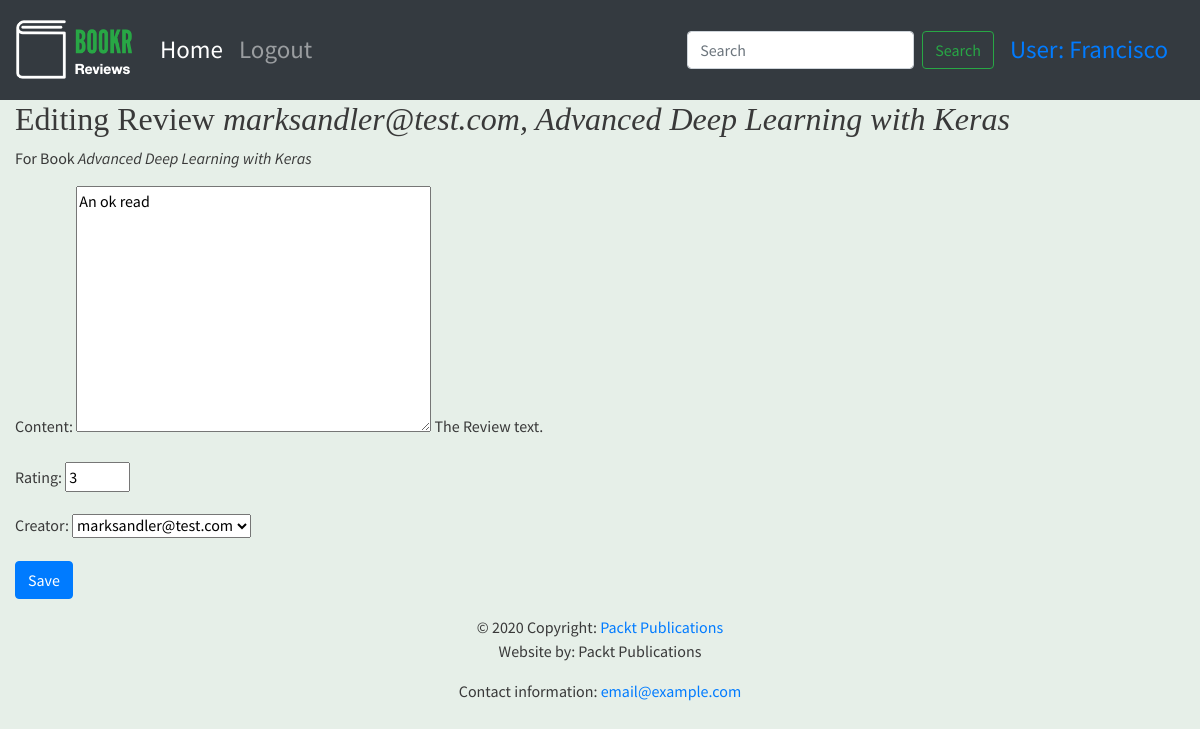
The app's page /books/1/reviews/2 (signed in) with its own data.
### reviews/models.py (models this page shows, shortened)
class Review(models.Model):
    content = models.TextField(help_text="The Review text.")
    rating = models.IntegerField(help_text="The rating the reviewer has given.")
    date_created = models.DateTimeField(auto_now_add=True, help_text="The date and the time the review was created.")
    date_edited=models.DateTimeField(auto_now_add=True, help_text="The date and the time the review was last edited")
    creator = models.ForeignKey(auth.get_user_model(), on_delete=models.CASCADE)
    book = models.ForeignKey(Book, on_delete=models.CASCADE, help_text="The Book that this review is for.")
    def __str__(self):
        return f"{self.creator.username}, {self.book.title}"

class Book(models.Model):
    title = models.CharField(max_length=70, help_text="The title of the book.")
    publication_date = models.DateField(verbose_name="Date the book was published.")
    isbn = models.CharField(max_length=20, verbose_name="ISBN umber of the book.")
    publisher = models.ForeignKey(Publisher, on_delete=models.CASCADE)
    contributors = models.ManyToManyField('Contributor', through="BookContributor")
    cover = models.ImageField(upload_to="book_covers/", null=True, blank=True)
    sample = models.FileField(upload_to="book_samples/", null=True, blank=True)

### reviews/views.py (the view)
# urls.py: path('books/<int:book_pk>/reviews/<int:review_pk>', views.review_edit, name='review_edit'),
@login_required
def review_edit(request, book_pk, review_pk=None):
    book = get_object_or_404(Book, pk=book_pk)
    if review_pk is not None:
        review = get_object_or_404(Review, book_id=book_pk, pk=review_pk)
        user = request.user   # Logic to the view that requires that the user be either a staff user or the owner of the review.
        if not user.is_staff and review.creator.id != user.id:
            raise PermissionDenied
    else:
        review = None
    if request.method == "POST":
        form = ReviewForm(request.POST, instance=review)
        if form.is_valid():
            updated_review = form.save(commit=False)
            updated_review.book = book
        if review_pk is None:
            messages.success(request, f"Review for {book.title} was created.")
        else:
            updated_review.date_edited = timezone.now()
            messages.success(request, f"Review for {book.title} was updated.")
            updated_review.save()
        return redirect('book_details', book.pk)
    else:
        form = ReviewForm(instance=review)
    return render(request, "reviews/instance-form.html", {"form": form, "instance": review, "model_type": "Review", "related_model_type": "Book", "related_instance": book})

### reviews/forms.py
class ReviewForm(forms.ModelForm):
    rating = forms.IntegerField(min_value=0, max_value=5)
    class Meta:
        model = Review
        exclude = ("book", "date_edited")

### reviews/templates/reviews/instance-form.html (shortened to what this page needs)
{% extends 'reviews/base.html' %}
{% block content %}
<h2>
    {% if instance %}
        Editing {{ model_type }} <em>{{ instance }}</em>
    {% else %}
        New {{ model_type }}
    {% endif %}
</h2>
{% if related_model_type and related_instance %}
<p>For {{ related_model_type }} <em>{{ related_instance.title }}</em></p>
{% endif %}
    <form method="post" {% if is_file_upload %}enctype="multipart/form-data"{% endif %}>
        {{ form.as_p }}
        <button type="submit" class="btn btn-primary">
            {% if instance %}Save{% else %}Create{% endif %}
        </button>
    </form>
{% endblock %}

### templates/base.html (shortened to what this page needs)
<!doctype html>
{% load static %}
<html lang="en">
  <head>
    <link rel="stylesheet" href="https://stackpath.bootstrapcdn.com/bootstrap/4.4.1/css/bootstrap.min.css">
    <link rel="stylesheet" href="https://cdnjs.cloudflare.com/ajax/libs/font-awesome/4.7.0/css/font-awesome.min.css">
    <link rel="stylesheet" href="{% static 'main.css' %}"/>
  </head>
  <body>
        <nav class="navbar navbar-expand-sm navbar-dark bg-dark sticky-top">
          <a class="navbar-brand" href="/">{% block brand %}<img src="{% static 'logo.png' %}">{% endblock %}</a>
          <div class="collapse navbar-collapse" id="navbarSupportedContent">
            <ul class="navbar-nav mr-auto">
              <li class="nav-item active">
                <a class="nav-link" href="/books/">Home <span class="sr-only">(current)</span></a>
              </li>
              {% if user.is_authenticated %}
                <li class="nav-item">
                  <a class="nav-link" href="/accounts/logout">Logout</a>
                </li>
                {% else %}
                <li class="nav-item">
                  <a class="nav-link" href="/accounts/login">Login</a>
                </li>
              {% endif %}
            </ul>
            <form action="{% url 'book-search' %}" class="form-inline my-2 my-lg-0">
              <input class="form-control mr-sm-2" type="search" placeholder="Search" aria-label="Search" name="search" value="{{ search_text }}" minlength="3">
              <button class="btn btn-outline-success my-2 my-sm-0" type="submit">Search</button>
              {% if user.is_authenticated %}
              <a class="nav-link" href="/accounts/profile/">User: {{ user.first_name }}</a>
              {% endif %}
            </form>
          </div>
        </nav>
        <div class="container-fluid">
        {% block content %}{% endblock %}
        </div>
  <footer class="page-footer font-small blue">
    <div class="footer-copyright text-center py-3">© 2020 Copyright:
      <a href="https://www.packtpub.com"> Packt Publications</a>
      <p>Website by: Packt Publications</p>
      <p>Contact information: <a href="mailto:email@example.com">email@example.com</a></p>
    </div>
  </footer>
  </body>
</html>

### static/main.css (style rules this page uses)
.navbar { min-height: 100px; font-size: 25px; }
.navbar-brand { font-size: 25px; }
body { font-family: 'Source Sans Pro', sans-serif; background-color: #e6efe8; color: #393939; }
h1, h2, h3, h4, h5, h6 { font-family: 'Libre Baskerville', serif; }

### records on screen
Review: creator+book "marksandler@test.com, Advanced Deep Learning with Keras", content "An ok read", rating "3", creator "marksandler@test.com"
Book: title "Advanced Deep Learning with Keras"

### other values on screen
{{ user.first_name }} "Francisco"
{{ model_type }} "Review"
{{ related_model_type }} "Book"
